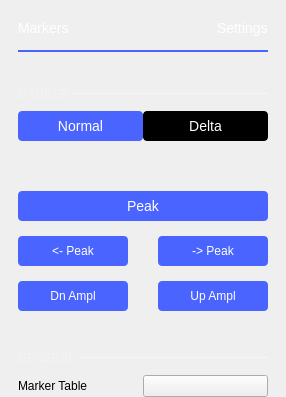
             <widget class="QWidget" name="markerSettings">
              <layout class="QVBoxLayout" name="verticalLayout_8">
               <property name="spacing">
                <number>0</number>
               </property>
               <property name="leftMargin">
                <number>18</number>
               </property>
               <property name="topMargin">
                <number>20</number>
               </property>
               <property name="rightMargin">
                <number>18</number>
               </property>
               <property name="bottomMargin">
                <number>0</number>
               </property>
               <item>
                <layout class="QHBoxLayout" name="hLayout_markers_title">
                 <property name="bottomMargin">
                  <number>14</number>
                 </property>
                 <item>
                  <widget class="QLabel" name="label_4">
                   <property name="styleSheet">
                    <string notr="true"> color: white;
    font-size: 14px;
    font-weight: normal;</string>
                   </property>
                   <property name="text">
                    <string>Markers</string>
                   </property>
                  </widget>
                 </item>
                 <item>
                  <spacer name="horizontalSpacer_8">
                   <property name="orientation">
                    <enum>Qt::Horizontal</enum>
                   </property>
                   <property name="sizeHint" stdset="0">
                    <size>
                     <width>0</width>
                     <height>10</height>
                    </size>
                   </property>
                  </spacer>
                 </item>
                 <item>
                  <widget class="QLabel" name="labelMarkerSettingsTitle">
                   <property name="styleSheet">
                    <string notr="true"> color: white;
    font-size: 14px;
    font-weight: normal;</string>
                   </property>
                   <property name="text">
                    <string>Settings</string>
                   </property>
                  </widget>
                 </item>
                </layout>
               </item>
               <item>
                <widget class="Line" name="lineMarkerSettingsTitle">
                 <property name="minimumSize">
                  <size>
                   <width>240</width>
                   <height>2</height>
                  </size>
                 </property>
                 <property name="maximumSize">
                  <size>
                   <width>16777215</width>
                   <height>2</height>
                  </size>
                 </property>
                 <property name="styleSheet">
                  <string notr="true">border: 2px solid rgb(74, 100, 255);</string>
                 </property>
                 <property name="orientation">
                  <enum>Qt::Horizontal</enum>
                 </property>
                </widget>
               </item>
               <item>
                <layout class="QHBoxLayout" name="hLayout_marker_selector">
                 <property name="spacing">
                  <number>0</number>
                 </property>
                 <property name="topMargin">
                  <number>10</number>
                 </property>
                </layout>
               </item>
               <item>
                <layout class="QHBoxLayout" name="horizontalLayout_4">
                 <property name="spacing">
                  <number>0</number>
                 </property>
                 <property name="topMargin">
                  <number>25</number>
                 </property>
                 <property name="rightMargin">
                  <number>0</number>
                 </property>
                 <property name="bottomMargin">
                  <number>10</number>
                 </property>
                 <item>
                  <widget class="QLabel" name="label_5">
                   <property name="sizePolicy">
                    <sizepolicy hsizetype="Minimum" vsizetype="Minimum">
                     <horstretch>0</horstretch>
                     <verstretch>0</verstretch>
                    </sizepolicy>
                   </property>
                   <property name="styleSheet">
                    <string notr="true">QLabel {
        font-size: 12px;
        color: rgba(255, 255, 255, 70)
    }</string>
                   </property>
                   <property name="text">
                    <string>MARKER </string>
                   </property>
                  </widget>
                 </item>
                 <item>
                  <widget class="Line" name="line">
                   <property name="sizePolicy">
                    <sizepolicy hsizetype="Expanding" vsizetype="Minimum">
                     <horstretch>0</horstretch>
                     <verstretch>0</verstretch>
                    </sizepolicy>
                   </property>
                   <property name="minimumSize">
                    <size>
                     <width>0</width>
                     <height>1</height>
                    </size>
                   </property>
                   <property name="maximumSize">
                    <size>
                     <width>16777215</width>
                     <height>1</height>
                    </size>
                   </property>
                   <property name="styleSheet">
                    <string notr="true">border: 1px solid rgba(255, 255, 255, 70);</string>
                   </property>
                   <property name="orientation">
                    <enum>Qt::Horizontal</enum>
                   </property>
                  </widget>
                 </item>
                </layout>
               </item>
               <item>
                <layout class="QGridLayout" name="gridLayout_3">
                 <property name="topMargin">
                  <number>0</number>
                 </property>
                 <property name="bottomMargin">
                  <number>0</number>
                 </property>
                 <property name="horizontalSpacing">
                  <number>0</number>
                 </property>
                 <property name="verticalSpacing">
                  <number>15</number>
                 </property>
                 <item row="0" column="0">
                  <widget class="QPushButton" name="pushButton_3">
                   <property name="styleSheet">
                    <string notr="true">QPushButton {
color: white;
background-color: #4A64FF;
font-family: &quot;monospace&quot;;
font-size:14px;
height: 30px;
width: 120px;
border-width: 0px;
border-radius: 4px;
}
QPushButton:disabled {
background-color: grey;
}
QPushButton:pressed {
background-color: #F45000;
}

QPushButton:hover
{
         background-color: #4a34ff;
}</string>
                   </property>
                   <property name="text">
                    <string>Normal</string>
                   </property>
                  </widget>
                 </item>
                 <item row="0" column="1">
                  <widget class="QPushButton" name="pushButton_4">
                   <property name="styleSheet">
                    <string notr="true">QPushButton {
color: white;
background-color: black;
font-family: &quot;monospace&quot;;
font-size:14px;
height: 30px;
width: 120px;
border-width: 0px;
border-radius: 4px;
}
QPushButton:disabled {
background-color: grey;
}
QPushButton:pressed {
background-color: #F45000;
}

QPushButton:hover
{
         background-color: #4a34ff;
}</string>
                   </property>
                   <property name="text">
                    <string>Delta</string>
                   </property>
                  </widget>
                 </item>
                </layout>
               </item>
               <item>
                <layout class="QGridLayout" name="gridLayout_2">
                 <property name="topMargin">
                  <number>15</number>
                 </property>
                 <property name="bottomMargin">
                  <number>15</number>
                 </property>
                 <property name="spacing">
                  <number>15</number>
                 </property>
                 <item row="2" column="2">
                  <widget class="QPushButton" name="btnRightPeak">
                   <property name="sizePolicy">
                    <sizepolicy hsizetype="Fixed" vsizetype="Fixed">
                     <horstretch>0</horstretch>
                     <verstretch>0</verstretch>
                    </sizepolicy>
                   </property>
                   <property name="styleSheet">
                    <string notr="true">QPushButton {
color: white;
background-color: #4A64FF;
height: 30px;
width: 110px;
border-radius: 4px;
}
QPushButton:disabled {
background-color: grey;
}
QPushButton:pressed {
background-color: #F45000;
}


QPushButton:hover
{
         background-color: #4a34ff;
}</string>
                   </property>
                   <property name="text">
                    <string>-&gt; Peak</string>
                   </property>
                  </widget>
                 </item>
                 <item row="2" column="1">
                  <spacer name="horizontalSpacer_10">
                   <property name="orientation">
                    <enum>Qt::Horizontal</enum>
                   </property>
                   <property name="sizeHint" stdset="0">
                    <size>
                     <width>0</width>
                     <height>10</height>
                    </size>
                   </property>
                  </spacer>
                 </item>
                 <item row="3" column="0">
                  <widget class="QPushButton" name="btnDnAmplPeak">
                   <property name="styleSheet">
                    <string notr="true">QPushButton {
color: white;
background-color: #4A64FF;
height: 30px;
width: 110px;
border-radius: 4px;
}
QPushButton:disabled {
background-color: grey;
}
QPushButton:pressed {
background-color: #F45000;
}

QPushButton:hover
{
         background-color: #4a34ff;
}</string>
                   </property>
                   <property name="text">
                    <string>Dn Ampl</string>
                   </property>
                  </widget>
                 </item>
                 <item row="3" column="2">
                  <widget class="QPushButton" name="btnUpAmplPeak">
                   <property name="styleSheet">
                    <string notr="true">QPushButton {
color: white;
background-color: #4A64FF;
height: 30px;
width: 110px;
border-radius: 4px;
}
QPushButton:disabled {
background-color: grey;
}
QPushButton:pressed {
background-color: #F45000;
}

QPushButton:hover
{
         background-color: #4a34ff;
}</string>
                   </property>
                   <property name="text">
                    <string>Up Ampl</string>
                   </property>
                  </widget>
                 </item>
                 <item row="2" column="0">
                  <widget class="QPushButton" name="btnLeftPeak">
                   <property name="sizePolicy">
                    <sizepolicy hsizetype="Fixed" vsizetype="Fixed">
                     <horstretch>0</horstretch>
                     <verstretch>0</verstretch>
                    </sizepolicy>
                   </property>
                   <property name="styleSheet">
                    <string notr="true">QPushButton {
color: white;
background-color: #4A64FF;
height: 30px;
width: 110px;
border-radius: 4px;
}
QPushButton:disabled {
background-color: grey;
}
QPushButton:pressed {
background-color: #F45000;
}


QPushButton:hover
{
         background-color: #4a34ff;
}</string>
                   </property>
                   <property name="text">
                    <string>&lt;- Peak</string>
                   </property>
                  </widget>
                 </item>
                 <item row="1" column="0" colspan="3">
                  <widget class="QPushButton" name="btnMaxPeak">
                   <property name="sizePolicy">
                    <sizepolicy hsizetype="Minimum" vsizetype="Fixed">
                     <horstretch>0</horstretch>
                     <verstretch>0</verstretch>
                    </sizepolicy>
                   </property>
                   <property name="styleSheet">
                    <string notr="true">QPushButton {
color: white;
background-color: #4A64FF;
font-family: &quot;monospace&quot;;
font-size:14px;
height: 30px;
width: 120px;
border-width: 0px;
border-radius: 4px;
}
QPushButton:disabled {
background-color: grey;
}
QPushButton:pressed {
background-color: #F45000;
}

QPushButton:hover
{
         background-color: #4a34ff;
}</string>
                   </property>
                   <property name="text">
                    <string>Peak</string>
                   </property>
                  </widget>
                 </item>
                 <item row="0" column="0" colspan="3">
                  <widget class="adiscope::PositionSpinButton" name="marker_freq_pos" native="true">
                   <property name="minimumSize">
                    <size>
                     <width>0</width>
                     <height>20</height>
                    </size>
                   </property>
                   <property name="name" stdset="0">
                    <string>Frequency Position</string>
                   </property>
                   <property name="min_value" stdset="0">
                    <double>0.000000000000000</double>
                   </property>
                   <property name="max_value" stdset="0">
                    <double>50000000.000000000000000</double>
                   </property>
                   <property name="units" stdset="0">
                    <stringlist>
                     <string>Hz=1e0</string>
                     <string>kHz=1e3</string>
                     <string>MHz=1e6</string>
                    </stringlist>
                   </property>
                   <property name="show_progress" stdset="0">
                    <bool>true</bool>
                   </property>
                  </widget>
                 </item>
                </layout>
               </item>
               <item>
                <layout class="QHBoxLayout" name="horizontalLayout_2">
                 <property name="spacing">
                  <number>0</number>
                 </property>
                 <property name="topMargin">
                  <number>25</number>
                 </property>
                 <property name="bottomMargin">
                  <number>10</number>
                 </property>
                 <item>
                  <widget class="QLabel" name="label_6">
                   <property name="sizePolicy">
                    <sizepolicy hsizetype="Fixed" vsizetype="Preferred">
                     <horstretch>0</horstretch>
                     <verstretch>0</verstretch>
                    </sizepolicy>
                   </property>
                   <property name="styleSheet">
                    <string notr="true">QLabel {
        font-size: 12px;
        color: rgba(255, 255, 255, 70)
    }</string>
                   </property>
                   <property name="text">
                    <string>GENERAL </string>
                   </property>
                  </widget>
                 </item>
                 <item>
                  <widget class="Line" name="line_2">
                   <property name="minimumSize">
                    <size>
                     <width>0</width>
                     <height>1</height>
                    </size>
                   </property>
                   <property name="maximumSize">
                    <size>
                     <width>16777215</width>
                     <height>1</height>
                    </size>
                   </property>
                   <property name="styleSheet">
                    <string notr="true">border: 1px solid rgba(255, 255, 255, 70);
</string>
                   </property>
                   <property name="orientation">
                    <enum>Qt::Horizontal</enum>
                   </property>
                  </widget>
                 </item>
                </layout>
               </item>
               <item>
                <layout class="QGridLayout" name="gridLayout_4">
                 <property name="topMargin">
                  <number>0</number>
                 </property>
                 <property name="bottomMargin">
                  <number>0</number>
                 </property>
                 <property name="horizontalSpacing">
                  <number>0</number>
                 </property>
                 <property name="verticalSpacing">
                  <number>10</number>
                 </property>
                 <item row="0" column="0">
                  <widget class="QLabel" name="label_9">
                   <property name="text">
                    <string>Marker Table</string>
                   </property>
                  </widget>
                 </item>
                 <item row="0" column="1">
                  <widget class="adiscope::CustomSwitch" name="btnMarkerTable">
                   <property name="text">
                    <string/>
                   </property>
                  </widget>
                 </item>
                </layout>
               </item>
               <item>
                <spacer name="verticalSpacer_5">
                 <property name="orientation">
                  <enum>Qt::Vertical</enum>
                 </property>
                 <property name="sizeHint" stdset="0">
                  <size>
                   <width>10</width>
                   <height>0</height>
                  </size>
                 </property>
                </spacer>
               </item>
              </layout>
             </widget>
